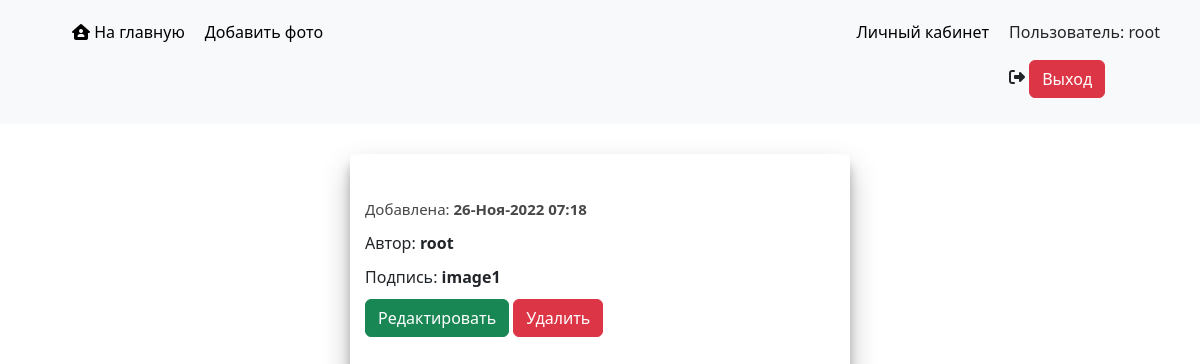
The app's page /photo/3 (signed in) with its own data.
### webapp/models.py (models this page shows, shortened)
class Photo(models.Model):
    image = models.ImageField(verbose_name='Фото', upload_to='img', blank=False, null=False)
    signature = models.CharField(verbose_name='Подпись', max_length=1000, blank=False, null=False)
    created_at = models.DateTimeField(verbose_name="Время создания", auto_now_add=True)
    author = models.ForeignKey(
        get_user_model(), verbose_name='Автор', related_name='photos', on_delete=models.CASCADE, blank=False, null=False
    )
    users = models.ManyToManyField(through='webapp.Favourite', to=User, related_name='us_photos')

### webapp/views/photo.py (the view)
# urls.py: path('photo/<int:pk>', PhotoDetail.as_view(), name='photo'),
class PhotoDetail(DetailView):
    template_name = 'detail_photo.html'
    model = Photo
    context_object_name = 'photo'

### webapp/templates/detail_photo.html (shortened to what this page needs)
{% extends "base.html" %}
{% load static %}
{% block photo_block %}
<div class="container">
    <div class="img_item">
        <div class="content">
             <p class="created_date">Добавлена: <b>{{ photo.created_at|date:"d-M-Y H:i" }}</b></p>
        <p>Автор: <b>{{ photo.author }}</b></p>
        <p>Подпись: <b>{{ photo.signature }}</b></p>
        {% if perms.webapp.change_photo or article.author == request.user %}
        <a class="btn btn-success" href="{% url 'update' photo.pk %}">Редактировать</a>
        {% endif %}
        {% if perms.webapp.delete_photo or article.author == request.user %}
        <a class="btn btn-danger" href="{% url 'delete' photo.pk %}">Удалить</a>
        {% endif %}
        </div>
    </div>
</div>
{% endblock %}

### webapp/templates/base.html (shortened to what this page needs)
<!DOCTYPE html>
{% load static %}
{% load bootstrap5 %}
<html lang="en">
<head>
    <link rel="stylesheet" href="{% static 'css/style.css' %}">
    <link rel="stylesheet" href="https://cdnjs.cloudflare.com/ajax/libs/font-awesome/6.2.0/css/all.min.css"/>
    <link href="https://cdn.jsdelivr.net/npm/bootstrap@5.2.3/dist/css/bootstrap.min.css" rel="stylesheet"
>
</head>
<body>
<header class="navbar-expand-lg navbar-light bg-light">
    <div class="header_body">
        <ul>
            <div>
                <li><a href="{% url 'index' %}"><i class="fa-solid fa-house-user"></i> На главную</a></li>
                {% if user.is_authenticated %}
                <li><a href="{% url 'create' %}">Добавить фото</a></li>
                {% endif %}
            </div>
            <div>
                {% if user.is_authenticated %}
                <li><a href="{% url 'profile' user.pk %}">Личный кабинет</a></li>
                <li>
                    <p>Пользователь: {{ user.username }}</p>
                    <form action="{% url 'logout' %}" method="post">
                        <a>
                            <i class="fa-solid fa-right-from-bracket"></i> <input class="logout_btn btn btn-danger" type="submit"
                                                                                  value="Выход">
                        </a>
                    </form>
                </li>
                {% else %}
                <li><a class="login_btn" href="{% url 'login' %}"><i class="fa-solid fa-right-to-bracket"></i> Вход</a>
                </li>
                <li><a class="login_btn" href="{% url 'register' %}"><i class="fa-solid fa-user-plus"></i>
                    Регистрация</a>
                </li>
                {% endif %}
            </div>
        </ul>
    </div>
</header>
<div class="wrapper">
    <div class="photo_block">
        {% block photo_block %}
        {% endblock %}
    </div>
</div>
</body>
</html>

### webapp/static/css/style.css (style rules this page uses)
p { margin: 0; }
li { list-style-type: none; }
.wrapper { display: flex; flex-direction: column; align-items: center; margin: 30px 30px 50px 30px; }
.img_item { margin-bottom: 30px; }
.created_date { font-size: 15px; margin-bottom: 7px; color: #474747; }
header { padding: 20px 0px 10px 0px; }
.header_body { padding: 0px 30px; }
.header_body ul { display: flex; justify-content: space-between; }
.header_body ul div { display: flex; }
.header_body ul li { margin: 0px 10px; }
.header_body ul li a { color: #000000; text-decoration: none; }
.img_item { box-shadow: 0 14px 28px rgba(0,0,0,0.25), 0 10px 10px rgba(0,0,0,0.22); border-radius: 6px; padding-bottom: 20px; width: 500px; }
.img_item .content { padding: 20px 15px; }
.img_item .content p { margin-bottom: 10px; }

### records on screen
Photo: created_at "26-Ноя-2022 07:18", author "root", signature "image1"

### other values on screen
{{ user.username }} "root"
